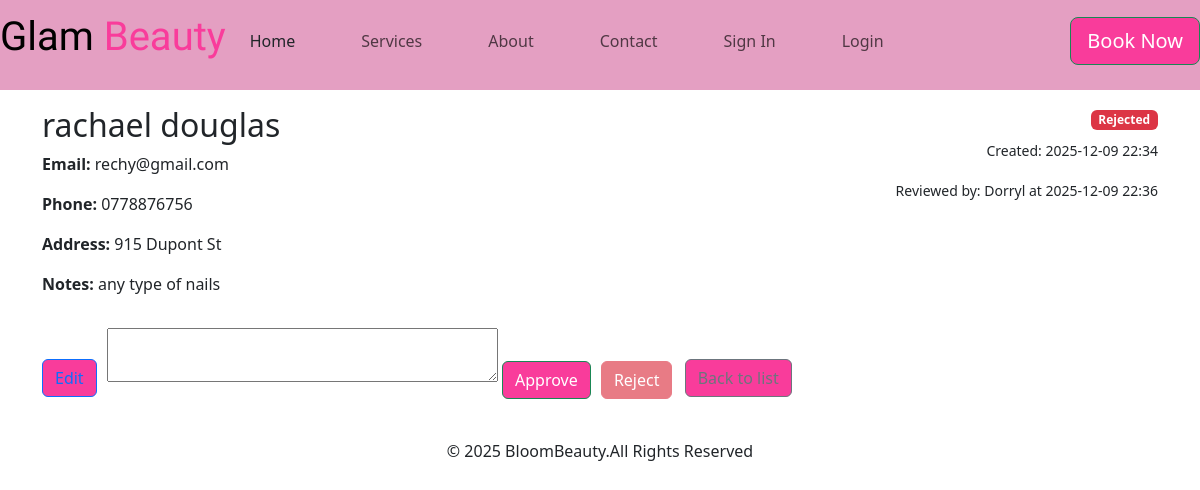
/1/ (signed in), run on an earlier commit of the app's database.
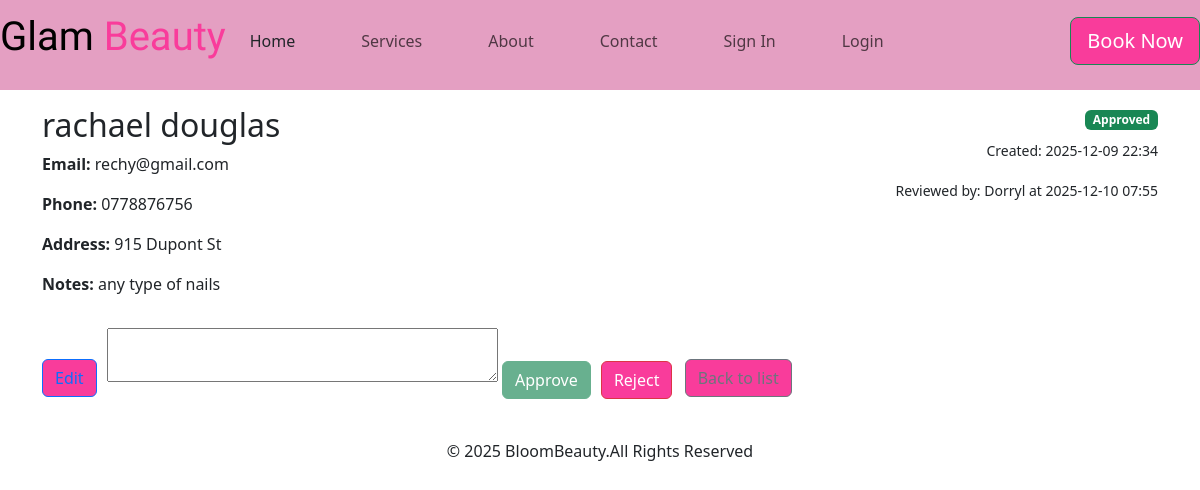
And on a later commit of the database.
### cosmetics/models.py (models this page shows, shortened)
class Client(models.Model):
    STATUS_PENDING = 'pending'
    STATUS_APPROVED = 'approved'
    STATUS_REJECTED = 'rejected'
    STATUS_CHOICES = [
        (STATUS_PENDING, 'Pending'),
        (STATUS_APPROVED, 'Approved'),
        (STATUS_REJECTED, 'Rejected'),
    ]
    first_name = models.CharField(max_length=120, null=True, blank=True)
    last_name = models.CharField(max_length=120, blank=True)
    email = models.EmailField(unique=True)
    phone = models.CharField(max_length=30, blank=True)
    address = models.TextField(blank=True)
    dob = models.DateField(null=True, blank=True)
    notes = models.TextField(blank=True)
    avatar = models.ImageField(upload_to='client_avatars/', null=True, blank=True)
    is_active = models.BooleanField(default=True)
    status = models.CharField(max_length=20, choices=STATUS_CHOICES, default=STATUS_PENDING)
    reviewed_by = models.ForeignKey(
        settings.AUTH_USER_MODEL, null=True, blank=True, on_delete=models.SET_NULL, related_name='reviewed_clients'
    )
    reviewed_at = models.DateTimeField(null=True, blank=True)
    review_notes = models.TextField(blank=True)
    created_at = models.DateTimeField(auto_now_add=True)
    updated_at = models.DateTimeField(auto_now=True)
    class Meta:
        ordering = ['last_name', 'first_name']

### cosmetics/views.py (the view)
# urls.py: path('<int:pk>/', views.ClientDetailView.as_view(), name='detail'),
class ClientDetailView(LoginRequiredMixin, DetailView):
    model = Client
    template_name = "clientdetails.html"
    context_object_name = "client"
    def get_context_data(self, **kwargs):
        context = super().get_context_data(**kwargs)
        context["review_form"] = ReviewForm()
        return context

### cosmetics/forms.py
class ReviewForm(forms.Form):
    review_notes = forms.CharField(required=False, widget=forms.Textarea(attrs={'rows':2}), label="Notes (optional)")

### cosmetics/templates/clientdetails.html (shortened to what this page needs)
{% extends "base.html" %}
{% load static %}
{% block content %}
<section class="p-3">
  <div class="container">
    <div class="d-flex justify-content-between align-items-start">
      <div>
        <h2>{{ client.first_name }} {{ client.last_name }}</h2>
        <p><strong>Email:</strong> {{ client.email }}</p>
        <p><strong>Phone:</strong> {{ client.phone }}</p>
        <p><strong>Address:</strong> {{ client.address }}</p>
        <p><strong>Notes:</strong> {{ client.notes }}</p>
      </div>
      <div class="text-end">
        {% if client.status == client.STATUS_PENDING %}
          <span class="badge bg-warning text-dark">Pending</span>
        {% elif client.status == client.STATUS_APPROVED %}
          <span class="badge bg-success">Approved</span>
        {% else %}
          <span class="badge bg-danger">Rejected</span>
        {% endif %}
        <p class="mt-2"><small>Created: {{ client.created_at|date:"Y-m-d H:i" }}</small></p>
        {% if client.reviewed_by %}
          <p><small>Reviewed by: {{ client.reviewed_by }} at {{ client.reviewed_at|date:"Y-m-d H:i" }}</small></p>
        {% endif %}
      </div>
    </div>
    <div class="mt-3">
      <a class="btn btn-outline-primary" href="{% url 'edit' client.pk %}">Edit</a>
      <form method="post" action="{% url 'approve' client.pk %}" style="display:inline-block; margin-left:6px;">
        {{ review_form.review_notes }}
        <button type="submit" class="btn btn-success mt-1" {% if client.status == client.STATUS_APPROVED %}disabled{% endif %}>Approve</button>
      </form>
      <form method="post" action="{% url 'reject' client.pk %}" style="display:inline-block; margin-left:6px;">
        <button type="submit" class="btn btn-danger mt-1" {% if client.status == client.STATUS_REJECTED %}disabled{% endif %}>Reject</button>
      </form>
      <a class="btn btn-outline-secondary ms-2" href="{% url 'list' %}">Back to list</a>
    </div>
  </div>
</section>
{% endblock %}

What changed in the data, as far as the page shows it:
changed Client "rachael": status "rejected" → "approved" (drawn); reviewed_at "2025-12-09 22:36" → "2025-12-10 07:55"
Also different on the page:
text no longer shown: "Rejected"
text now shown: "Approved"
